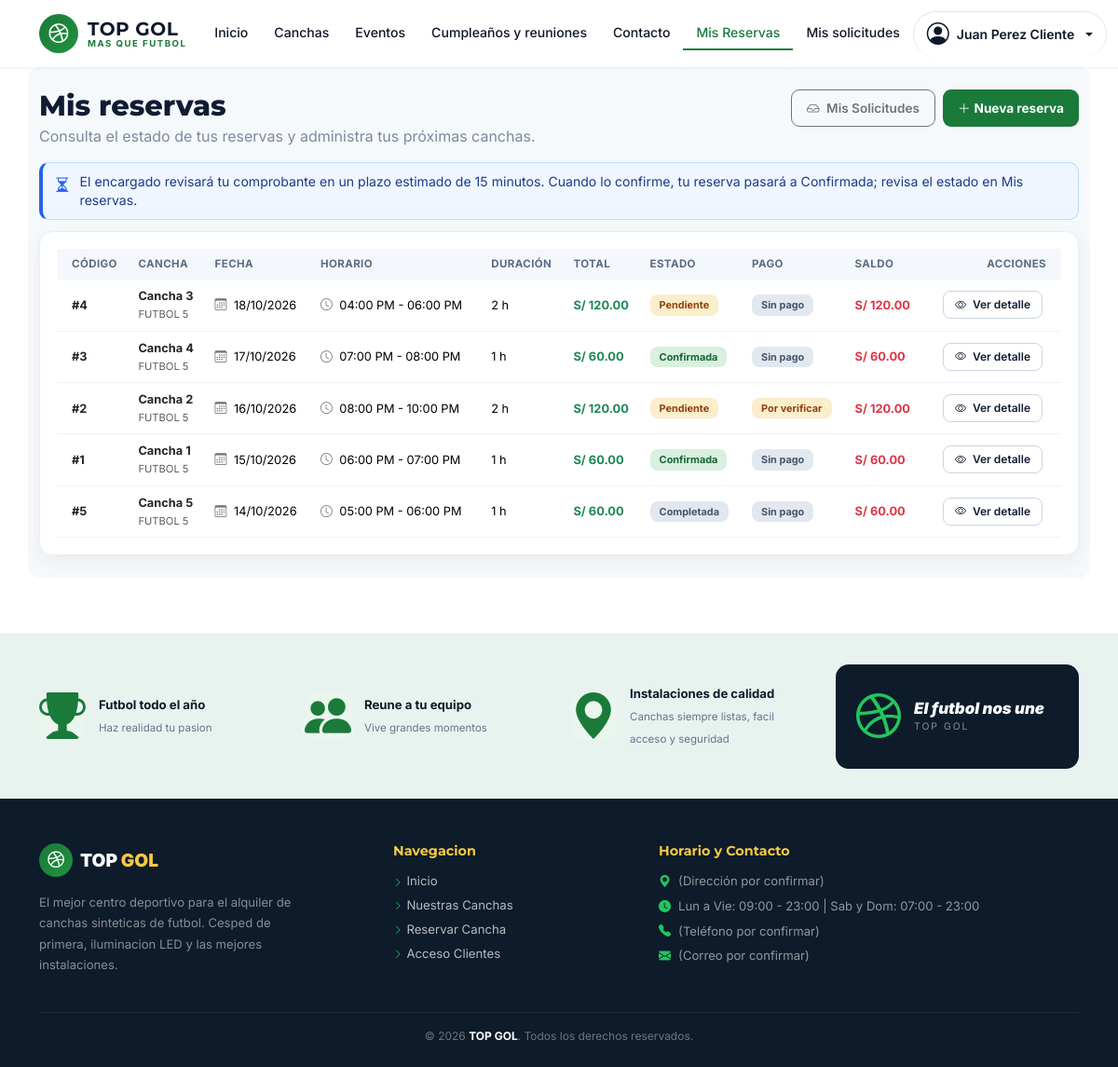
/mis-reservas (signed in), run on the app's committed database.
### tables this page shows
CREATE TABLE IF NOT EXISTS `reservas` (
  `id`                        INT NOT NULL AUTO_INCREMENT,
  `usuario_id`                INT NOT NULL,
  `cancha_id`                 INT NOT NULL,
  `fecha`                     DATE NOT NULL,
  `hora_inicio`               TIME NOT NULL,
  `hora_fin`                  TIME NOT NULL,
  `duracion_horas`            DECIMAL(4,2) NOT NULL DEFAULT 1.00,
  `total_pago`                DECIMAL(10,2) NOT NULL,
  `estado`                    ENUM('pendiente','confirmada','cancelada','finalizada') NOT NULL DEFAULT 'pendiente',
  `asistencia_estado`         ENUM('sin_registrar','presente','tardanza','retraso_confirmado','no_asistio') NOT NULL DEFAULT 'sin_registrar',
  `asistencia_hora`           TIME NULL DEFAULT NULL,
  `asistencia_notas`          VARCHAR(255) NULL DEFAULT NULL,
  `asistencia_registrada_por` INT NULL DEFAULT NULL,
  `asistencia_updated_at`     TIMESTAMP NULL DEFAULT NULL,
  `reprogramado_de_cancha_id` INT NULL DEFAULT NULL,
  `reprogramado_de_fecha`     DATE NULL DEFAULT NULL,
  `reprogramado_de_hora`      TIME NULL DEFAULT NULL,
  `reprogramado_por`          INT NULL DEFAULT NULL,
  `reprogramado_at`           TIMESTAMP NULL DEFAULT NULL,
  `motivo_reprogramacion`     VARCHAR(255) NULL DEFAULT NULL,
  `contacto_realizado_at`     TIMESTAMP NULL DEFAULT NULL,
  `contacto_resultado`        VARCHAR(100) NULL DEFAULT NULL,
  `es_demo`                   TINYINT(1) NOT NULL DEFAULT 0,
  `observaciones`             TEXT DEFAULT NULL,
  `metodo_pago`               ENUM('yape','transferencia_bcp','efectivo','niubiz') DEFAULT NULL,
  `origen`                    ENUM('web','presencial','llamada','whatsapp') NOT NULL DEFAULT 'web',
  `adelanto_monto`            DECIMAL(10,2) NOT NULL DEFAULT 20.00,
  `cliente_nombre`            VARCHAR(120) DEFAULT NULL,
  `contacto_telefono`         VARCHAR(20) DEFAULT NULL,
  `evento_grupo`              VARCHAR(32) DEFAULT NULL,
  `pago_estado`               ENUM('pendiente','en_revision','verificado','rechazado') NOT NULL DEFAULT 'pendiente',
  `comprobante_ruta`          VARCHAR(500) DEFAULT NULL,
  `comprobante_nombre`        VARCHAR(255) DEFAULT NULL,
  `comprobante_tipo`          VARCHAR(100) DEFAULT NULL,
  `comprobante_size`          INT DEFAULT NULL,
  `comprobante_subido_at`     TIMESTAMP NULL DEFAULT NULL,
  `pago_verificado_at`        TIMESTAMP NULL DEFAULT NULL,
  `pago_verificado_por`       INT DEFAULT NULL,
  `created_at`                TIMESTAMP NOT NULL DEFAULT CURRENT_TIMESTAMP,
  `updated_at`                TIMESTAMP NOT NULL DEFAULT CURRENT_TIMESTAMP ON UPDATE CURRENT_TIMESTAMP,
  PRIMARY KEY (`id`),
  KEY `idx_reserva_usuario`       (`usuario_id`),
  KEY `idx_reserva_cancha`        (`cancha_id`),
  KEY `idx_reserva_horario`       (`cancha_id`,`fecha`,`hora_inicio`,`hora_fin`),
  KEY `idx_reserva_pago_estado`   (`pago_estado`),
  KEY `idx_reserva_evento_grupo`  (`evento_grupo`),
  KEY `idx_reserva_asistencia`    (`asistencia_estado`),
  KEY `idx_reserva_contacto`      (`contacto_realizado_at`),
  KEY `idx_reservas_es_demo`      (`es_demo`),
  CONSTRAINT `fk_reserva_usuario`           FOREIGN KEY (`usuario_id`)                REFERENCES `usuarios` (`id`) ON DELETE CASCADE,
  CONSTRAINT `fk_reserva_cancha`            FOREIGN KEY (`cancha_id`)                 REFERENCES `canchas`  (`id`) ON DELETE CASCADE,
  CONSTRAINT `fk_reserva_verificado_por`    FOREIGN KEY (`pago_verificado_por`)        REFERENCES `usuarios` (`id`) ON DELETE SET NULL,
  CONSTRAINT `fk_reserva_asistencia_admin`  FOREIGN KEY (`asistencia_registrada_por`) REFERENCES `usuarios` (`id`) ON DELETE SET NULL,
  CONSTRAINT `fk_reserva_reprogramado_por`  FOREIGN KEY (`reprogramado_por`)          REFERENCES `usuarios` (`id`) ON DELETE SET NULL
);

CREATE TABLE IF NOT EXISTS `canchas` (
  `id`          INT NOT NULL AUTO_INCREMENT,
  `nombre`      VARCHAR(100) NOT NULL,
  `descripcion` TEXT DEFAULT NULL,
  `precio_hora` DECIMAL(10,2) NOT NULL,
  `capacidad`   INT NOT NULL,
  `tipo`        ENUM('futbol_5','futbol_7','futbol_11') NOT NULL DEFAULT 'futbol_5',
  `iluminacion` TINYINT(1) NOT NULL DEFAULT 1,
  `techada`     TINYINT(1) NOT NULL DEFAULT 0,
  `estado`      ENUM('disponible','mantenimiento') NOT NULL DEFAULT 'disponible',
  `created_at`  TIMESTAMP NOT NULL DEFAULT CURRENT_TIMESTAMP,
  `updated_at`  TIMESTAMP NOT NULL DEFAULT CURRENT_TIMESTAMP ON UPDATE CURRENT_TIMESTAMP,
  PRIMARY KEY (`id`)
);

### app/Views/reservas/mis-reservas.php (the view, shortened to what the rows shown need)
<div class="container py-4 det-page">
    <div class="d-flex align-items-start justify-content-between gap-3 flex-wrap mb-3">
        <div>
            <h1 class="det-h1">Mis reservas</h1>
            <p class="det-sub">Consulta el estado de tus reservas y administra tus próximas canchas.</p>
        </div>
        <div class="text-md-end d-flex justify-content-md-end flex-wrap gap-2">
            <a href="<?= url('/mis-solicitudes') ?>" class="btn btn-outline-secondary" style="font-size: .85rem; font-weight: 600; border-radius: 9px; padding: 9px 16px;">
                <i class="bi bi-inbox me-1"></i> Mis Solicitudes
            </a>
            <a href="<?= url('/canchas') ?>" class="btn-nueva">
                <i class="bi bi-plus-lg me-1"></i> Nueva reserva
            </a>
        </div>
    </div>
    <?php if (array_filter($reservas ?? [], static fn($r) => ($r['pago_estado'] ?? '') === 'en_revision')): ?>
        <?php require __DIR__ . '/_verificacion.php'; ?>
    <?php endif; ?>
    <?php if (empty($reservas)): ?>
        <div class="det-card text-center p-5 my-4">
            <div class="mb-3">
                <i class="bi bi-calendar-x text-muted display-1"></i>
            </div>
            <h4 class="fw-bold text-dark">Aún no tienes reservas registradas</h4>
            <p class="text-muted mb-4">¿Listo para jugar un partido? Elige una de nuestras canchas de fútbol 5, 7 u 11.</p>
            <div>
                <a href="<?= url('/canchas') ?>" class="btn-nueva">
                    <i class="bi bi-dribbble me-1"></i> Explorar canchas disponibles
                </a>
            </div>
        </div>
    <?php else: ?>
        <div class="det-card">
            <div class="table-responsive">
                <table class="table det-table table-hover align-middle mb-0">
                    <thead>
                        <tr>
                            <th class="ps-3">Código</th>
                            <th>Cancha</th>
                            <th>Fecha</th>
                            <th>Horario</th>
                            <th>Duración</th>
                            <th>Total</th>
                            <th>Estado</th>
                            <th>Pago</th>
                            <th>Saldo</th>
                            <th class="text-end pe-3">Acciones</th>
                        </tr>
                    </thead>
                    <tbody>
                        <?php foreach ($reservas as $r): ?>
                            <?php
                                $estadoCls = match($r['estado']) {
                                    'confirmada' => 'ok',
                                    'pendiente'  => 'warn',
                                    'cancelada'  => 'bad',
                                    'finalizada' => 'fin',
                                    default      => 'mut'
                                };
                                $totalR = (float)($r['total_pago'] ?? 0.0);
                                $pagadoR = (float)($r['total_pagado'] ?? 0.0);
                                $saldoR = (float)($r['saldo_pendiente'] ?? max(0.0, round($totalR - $pagadoR, 2)));
                                $etPago = etiquetaPagoReserva($totalR, $pagadoR, (string)($r['pago_estado'] ?? 'pendiente'));
                            ?>
                            <tr>
                                <td class="ps-3 fw-bold text-dark">#<?= $r['id'] ?></td>
                                <td>
                                    <div class="fw-bold text-dark"><?= htmlspecialchars($r['cancha_nombre']) ?></div>
                                    <small class="text-muted"><?= strtoupper(str_replace('_', ' ', $r['cancha_tipo'])) ?></small>
                                </td>
                                <td>
                                    <i class="bi bi-calendar3 text-secondary me-1"></i>
                                    <?= date('d/m/Y', strtotime($r['fecha'])) ?>
                                </td>
                                <td>
                                    <i class="bi bi-clock text-secondary me-1"></i>
                                    <?= date('h:i A', strtotime($r['hora_inicio'])) ?> - <?= date('h:i A', strtotime($r['hora_fin'])) ?>
                                </td>
                                <td><?= htmlspecialchars(formatoDuracionHoras((float)$r['duracion_horas'])) ?></td>
                                <td class="fw-bold text-success"><?= formatPrice($r['total_pago']) ?></td>
                                <td>
                                    <span class="pill <?= $estadoCls ?>">
                                        <?= match ((string)$r['estado']) { 'confirmada' => 'Confirmada', 'pendiente' => 'Pendiente', 'cancelada' => 'Cancelada', 'finalizada' => 'Completada', default => ucfirst((string)$r['estado']) } ?>
                                    </span>
                                </td>
                                <td>
                                    <span class="pill <?= $etPago['cls'] ?>">
                                        <?= htmlspecialchars($etPago['texto']) ?>
                                    </span>
                                </td>
                                <td class="fw-bold <?= $r['estado'] === 'cancelada' ? 'text-muted' : ($saldoR > 0 ? 'text-danger' : 'text-success') ?>">
                                    <?= $r['estado'] === 'cancelada' ? '—' : formatPrice($saldoR) ?>
                                </td>
                                <td class="text-end pe-3" style="white-space:nowrap;">
                                    <a href="<?= url('/mis-reservas/' . $r['id']) ?>" class="btn-ver">
                                        <i class="bi bi-eye me-1"></i> Ver detalle
                                    </a>
                                </td>
                            </tr>
                        <?php endforeach; ?>
                    </tbody>
                </table>
            </div>
        </div>
    <?php endif; ?>
</div>

### app/Core/Router.php (shortened to what the rows shown need)
<?php
class Router {
    private array $rutas = [
        'GET'  => [],
        'POST' => []
    ];
    private function registrar(string $metodo, string $ruta, string $accion, array $middlewares): void {
        $rutaNormalizada = '/' . trim($ruta, '/');
        preg_match_all('/\{([a-zA-Z0-9_]+)\}/', $rutaNormalizada, $matches);
        $nombresParametros = $matches[1] ?? [];
        $regex = preg_replace('/\{[a-zA-Z0-9_]+\}/', '([^/]+)', $rutaNormalizada);
        $regexFinal = '#^' . $regex . '$#';
        $this->rutas[$metodo][] = [
            'ruta'        => $rutaNormalizada,
            'regex'       => $regexFinal,
            'accion'      => $accion,
            'params'      => $nombresParametros,
            'middlewares' => $middlewares
        ];
    }
    public function dispatch(): void {
        $metodo = $_SERVER['REQUEST_METHOD'] ?? 'GET';
        $uri = $this->obtenerRutaActual();
        foreach ($this->rutas[$metodo] as $rutaInfo) {
            if (preg_match($rutaInfo['regex'], $uri, $matches)) {
                array_shift($matches);
                $this->ejecutarAccion($rutaInfo['accion'], $matches);
                return;
            }
        }
    }
    private function obtenerRutaActual(): string {
        if (!empty($_GET['url']) && $_GET['url'] !== 'index.php') {
            $uri = '/' . trim((string)$_GET['url'], '/');
            $uri = preg_replace('#^/public(/|$)#', '$1', $uri);
            $uri = '/' . trim($uri, '/');
            return $uri === '//' ? '/' : $uri;
        }
        $requestUri = $_SERVER['REQUEST_URI'] ?? '/';
        $requestUri = preg_replace('#^/public(/|$)#', '$1', $requestUri);
        $requestUri = preg_replace('#^/index\.php(/|$)#', '$1', $requestUri);
        $uri = '/' . trim($requestUri, '/');
        return $uri === '//' ? '/' : $uri;
    }
    private function ejecutarAccion(string $accion, array $params): void {
        [$controladorNombre, $metodo] = explode('@', $accion);
        $controlador = new $claseCompleta();
        call_user_func_array([$controlador, $metodo], $params);
    }
}

### data on the page
reservas: pago_estado "pendiente" (drawn), id "4", cancha.nombre "Cancha 3", cancha.tipo "FUTBOL 5", fecha "18/10/2026", hora_inicio "04:00 PM", hora_fin "06:00 PM", duracion_horas "2 h", total_pago "S/ 120.00", estado "Pendiente", texto "Sin pago", saldoR "S/ 120.00"
reservas: id "3", cancha.nombre "Cancha 4", cancha.tipo "FUTBOL 5", fecha "17/10/2026", hora_inicio "07:00 PM", hora_fin "08:00 PM", duracion_horas "1 h", total_pago "S/ 60.00", estado "Confirmada", texto "Sin pago", saldoR "S/ 60.00"
reservas: id "2", cancha.nombre "Cancha 2", cancha.tipo "FUTBOL 5", fecha "16/10/2026", hora_inicio "08:00 PM", hora_fin "10:00 PM", duracion_horas "2 h", total_pago "S/ 120.00", estado "Pendiente", texto "Por verificar", saldoR "S/ 120.00"
reservas: id "1", cancha.nombre "Cancha 1", cancha.tipo "FUTBOL 5", fecha "15/10/2026", hora_inicio "06:00 PM", hora_fin "07:00 PM", duracion_horas "1 h", total_pago "S/ 60.00", estado "Confirmada", texto "Sin pago", saldoR "S/ 60.00"
reservas: id "5", cancha.nombre "Cancha 5", cancha.tipo "FUTBOL 5", fecha "14/10/2026", hora_inicio "05:00 PM", hora_fin "06:00 PM", duracion_horas "1 h", total_pago "S/ 60.00", estado "Completada", texto "Sin pago", saldoR "S/ 60.00"
